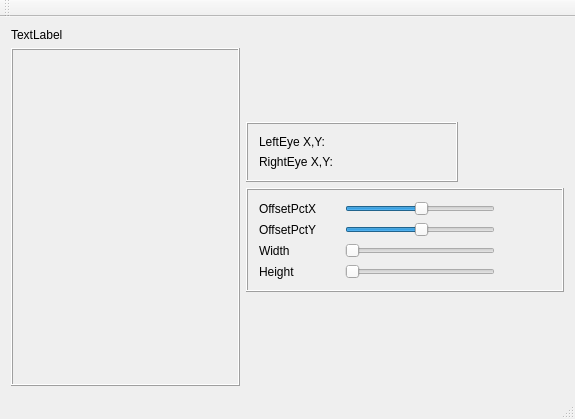
<?xml version="1.0" encoding="UTF-8"?>
<ui version="4.0">
 <class>ImageLoaderClass</class>
 <widget class="QMainWindow" name="ImageLoaderClass">
  <property name="geometry">
   <rect>
    <x>0</x>
    <y>0</y>
    <width>575</width>
    <height>419</height>
   </rect>
  </property>
  <property name="windowTitle">
   <string>ImageLoader</string>
  </property>
  <widget class="QWidget" name="centralWidget">
   <layout class="QGridLayout" name="gridLayout_5">
    <item row="0" column="0">
     <layout class="QVBoxLayout" name="verticalLayout">
      <item>
       <widget class="QLabel" name="label">
        <property name="sizePolicy">
         <sizepolicy hsizetype="Preferred" vsizetype="Fixed">
          <horstretch>0</horstretch>
          <verstretch>0</verstretch>
         </sizepolicy>
        </property>
        <property name="text">
         <string>TextLabel</string>
        </property>
       </widget>
      </item>
      <item>
       <widget class="QFrame" name="frame">
        <property name="frameShape">
         <enum>QFrame::Box</enum>
        </property>
        <property name="frameShadow">
         <enum>QFrame::Raised</enum>
        </property>
        <layout class="QGridLayout" name="gridLayout"/>
       </widget>
      </item>
     </layout>
    </item>
    <item row="0" column="1">
     <layout class="QGridLayout" name="gridLayout_3">
      <item row="0" column="0">
       <spacer name="verticalSpacer_2">
        <property name="orientation">
         <enum>Qt::Vertical</enum>
        </property>
        <property name="sizeHint" stdset="0">
         <size>
          <width>20</width>
          <height>40</height>
         </size>
        </property>
       </spacer>
      </item>
      <item row="1" column="0">
       <widget class="QFrame" name="frame_2">
        <property name="sizePolicy">
         <sizepolicy hsizetype="Fixed" vsizetype="Fixed">
          <horstretch>0</horstretch>
          <verstretch>0</verstretch>
         </sizepolicy>
        </property>
        <property name="frameShape">
         <enum>QFrame::Box</enum>
        </property>
        <property name="frameShadow">
         <enum>QFrame::Raised</enum>
        </property>
        <layout class="QGridLayout" name="gridLayout_2">
         <item row="0" column="0">
          <widget class="QLabel" name="label_5">
           <property name="minimumSize">
            <size>
             <width>80</width>
             <height>0</height>
            </size>
           </property>
           <property name="text">
            <string>LeftEye X,Y:</string>
           </property>
          </widget>
         </item>
         <item row="0" column="1">
          <widget class="QLabel" name="label_LeftEyeXY">
           <property name="minimumSize">
            <size>
             <width>60</width>
             <height>0</height>
            </size>
           </property>
           <property name="text">
            <string/>
           </property>
          </widget>
         </item>
         <item row="0" column="2">
          <spacer name="horizontalSpacer_2">
           <property name="minimumSize">
            <size>
             <width>40</width>
             <height>0</height>
            </size>
           </property>
           <property name="orientation">
            <enum>Qt::Horizontal</enum>
           </property>
           <property name="sizeHint" stdset="0">
            <size>
             <width>40</width>
             <height>20</height>
            </size>
           </property>
          </spacer>
         </item>
         <item row="1" column="0">
          <widget class="QLabel" name="label_7">
           <property name="minimumSize">
            <size>
             <width>80</width>
             <height>0</height>
            </size>
           </property>
           <property name="text">
            <string>RightEye X,Y:</string>
           </property>
          </widget>
         </item>
         <item row="1" column="1">
          <widget class="QLabel" name="label_RightEyeXY">
           <property name="minimumSize">
            <size>
             <width>60</width>
             <height>0</height>
            </size>
           </property>
           <property name="text">
            <string/>
           </property>
          </widget>
         </item>
         <item row="1" column="2">
          <spacer name="horizontalSpacer_3">
           <property name="minimumSize">
            <size>
             <width>40</width>
             <height>0</height>
            </size>
           </property>
           <property name="orientation">
            <enum>Qt::Horizontal</enum>
           </property>
           <property name="sizeHint" stdset="0">
            <size>
             <width>118</width>
             <height>20</height>
            </size>
           </property>
          </spacer>
         </item>
        </layout>
       </widget>
      </item>
      <item row="2" column="0">
       <widget class="QFrame" name="frame_3">
        <property name="sizePolicy">
         <sizepolicy hsizetype="Fixed" vsizetype="Fixed">
          <horstretch>0</horstretch>
          <verstretch>0</verstretch>
         </sizepolicy>
        </property>
        <property name="frameShape">
         <enum>QFrame::Box</enum>
        </property>
        <property name="frameShadow">
         <enum>QFrame::Raised</enum>
        </property>
        <layout class="QGridLayout" name="gridLayout_4">
         <item row="0" column="0">
          <widget class="QLabel" name="label_OffsetPctX">
           <property name="minimumSize">
            <size>
             <width>80</width>
             <height>0</height>
            </size>
           </property>
           <property name="text">
            <string>OffsetPctX</string>
           </property>
          </widget>
         </item>
         <item row="0" column="1">
          <widget class="QSlider" name="sliderOffsetPctX">
           <property name="minimumSize">
            <size>
             <width>150</width>
             <height>0</height>
            </size>
           </property>
           <property name="maximum">
            <number>49</number>
           </property>
           <property name="value">
            <number>25</number>
           </property>
           <property name="orientation">
            <enum>Qt::Horizontal</enum>
           </property>
          </widget>
         </item>
         <item row="0" column="2">
          <widget class="QLabel" name="label_2">
           <property name="minimumSize">
            <size>
             <width>50</width>
             <height>0</height>
            </size>
           </property>
           <property name="text">
            <string/>
           </property>
          </widget>
         </item>
         <item row="1" column="0">
          <widget class="QLabel" name="label_OffsetPctY">
           <property name="minimumSize">
            <size>
             <width>80</width>
             <height>0</height>
            </size>
           </property>
           <property name="text">
            <string>OffsetPctY</string>
           </property>
          </widget>
         </item>
         <item row="1" column="1">
          <widget class="QSlider" name="sliderOffsetPctY">
           <property name="minimumSize">
            <size>
             <width>150</width>
             <height>0</height>
            </size>
           </property>
           <property name="maximum">
            <number>49</number>
           </property>
           <property name="value">
            <number>25</number>
           </property>
           <property name="orientation">
            <enum>Qt::Horizontal</enum>
           </property>
          </widget>
         </item>
         <item row="1" column="2">
          <widget class="QLabel" name="label_3">
           <property name="minimumSize">
            <size>
             <width>50</width>
             <height>0</height>
            </size>
           </property>
           <property name="text">
            <string/>
           </property>
          </widget>
         </item>
         <item row="2" column="0">
          <widget class="QLabel" name="label_OutputWidth">
           <property name="minimumSize">
            <size>
             <width>80</width>
             <height>0</height>
            </size>
           </property>
           <property name="text">
            <string>Width</string>
           </property>
          </widget>
         </item>
         <item row="2" column="1">
          <widget class="QSlider" name="sliderOutputWidth">
           <property name="minimumSize">
            <size>
             <width>150</width>
             <height>0</height>
            </size>
           </property>
           <property name="minimum">
            <number>20</number>
           </property>
           <property name="maximum">
            <number>1920</number>
           </property>
           <property name="orientation">
            <enum>Qt::Horizontal</enum>
           </property>
          </widget>
         </item>
         <item row="2" column="2">
          <widget class="QLabel" name="label_4">
           <property name="minimumSize">
            <size>
             <width>50</width>
             <height>0</height>
            </size>
           </property>
           <property name="text">
            <string/>
           </property>
          </widget>
         </item>
         <item row="3" column="0">
          <widget class="QLabel" name="label_OutputHeight">
           <property name="minimumSize">
            <size>
             <width>80</width>
             <height>0</height>
            </size>
           </property>
           <property name="text">
            <string>Height</string>
           </property>
          </widget>
         </item>
         <item row="3" column="1">
          <widget class="QSlider" name="sliderOutputHeight">
           <property name="minimumSize">
            <size>
             <width>150</width>
             <height>0</height>
            </size>
           </property>
           <property name="minimum">
            <number>20</number>
           </property>
           <property name="maximum">
            <number>1080</number>
           </property>
           <property name="orientation">
            <enum>Qt::Horizontal</enum>
           </property>
          </widget>
         </item>
         <item row="3" column="2">
          <widget class="QLabel" name="label_6">
           <property name="minimumSize">
            <size>
             <width>50</width>
             <height>0</height>
            </size>
           </property>
           <property name="text">
            <string/>
           </property>
          </widget>
         </item>
        </layout>
       </widget>
      </item>
      <item row="3" column="0">
       <spacer name="verticalSpacer">
        <property name="orientation">
         <enum>Qt::Vertical</enum>
        </property>
        <property name="sizeHint" stdset="0">
         <size>
          <width>20</width>
          <height>40</height>
         </size>
        </property>
       </spacer>
      </item>
     </layout>
    </item>
   </layout>
  </widget>
  <widget class="QMenuBar" name="menuBar">
   <property name="geometry">
    <rect>
     <x>0</x>
     <y>0</y>
     <width>575</width>
     <height>21</height>
    </rect>
   </property>
  </widget>
  <widget class="QToolBar" name="mainToolBar">
   <attribute name="toolBarArea">
    <enum>TopToolBarArea</enum>
   </attribute>
   <attribute name="toolBarBreak">
    <bool>false</bool>
   </attribute>
  </widget>
  <widget class="QStatusBar" name="statusBar"/>
 </widget>
 <layoutdefault spacing="6" margin="11"/>
 <resources>
  <include location="imageloader.qrc"/>
 </resources>
 <connections/>
</ui>
